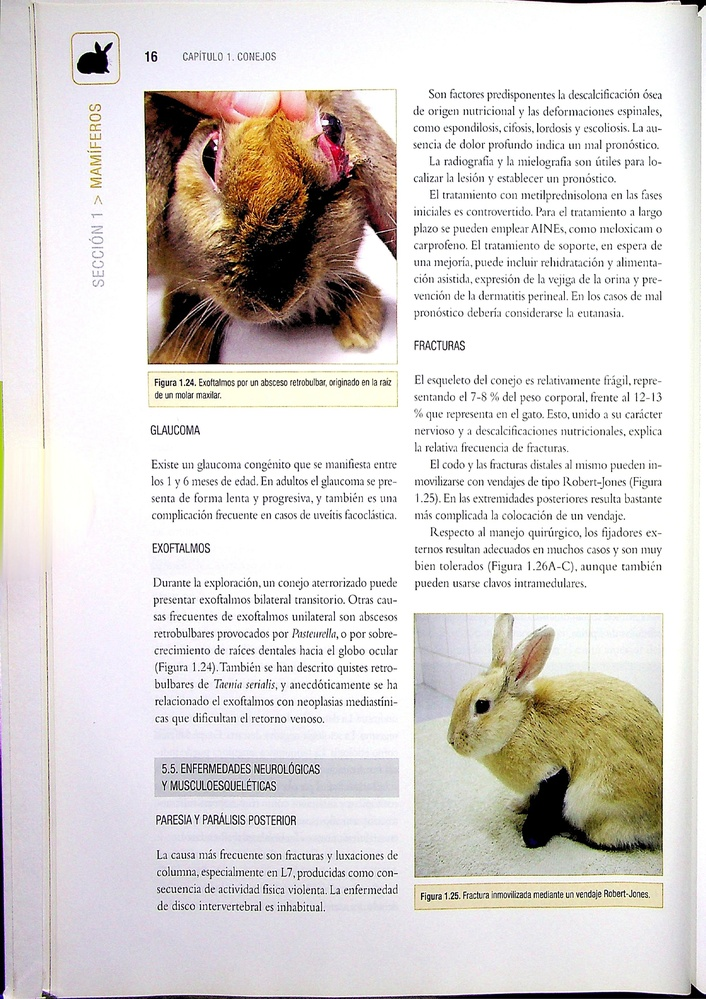
#> input picture Practicas/Datos/A001-1.jpg, 706 x 999 px, shrunk from 2480 x 3508 before the run, found by its file name
$ python 'Image Recognition.py'   (older library calls are emulated)
#> lines starting #> are read from the running program, lines starting #| are printed output that depends on the picture; after the words box and inside, x2 and y2 are one past the last pixel; in counts of white or black regions, pixels touching at a corner belong together; long printed decimals are rounded
import cv2

image = cv2.imread('D:\Proyectos\Python Pr\Practicas\Datos\A001-1.jpg')
#> image is the input picture: shape (999, 706, 3); mean B, G, R 209.1, 212.4, 217.6
gray = cv2.cvtColor(image, cv2.COLOR_RGB2GRAY)
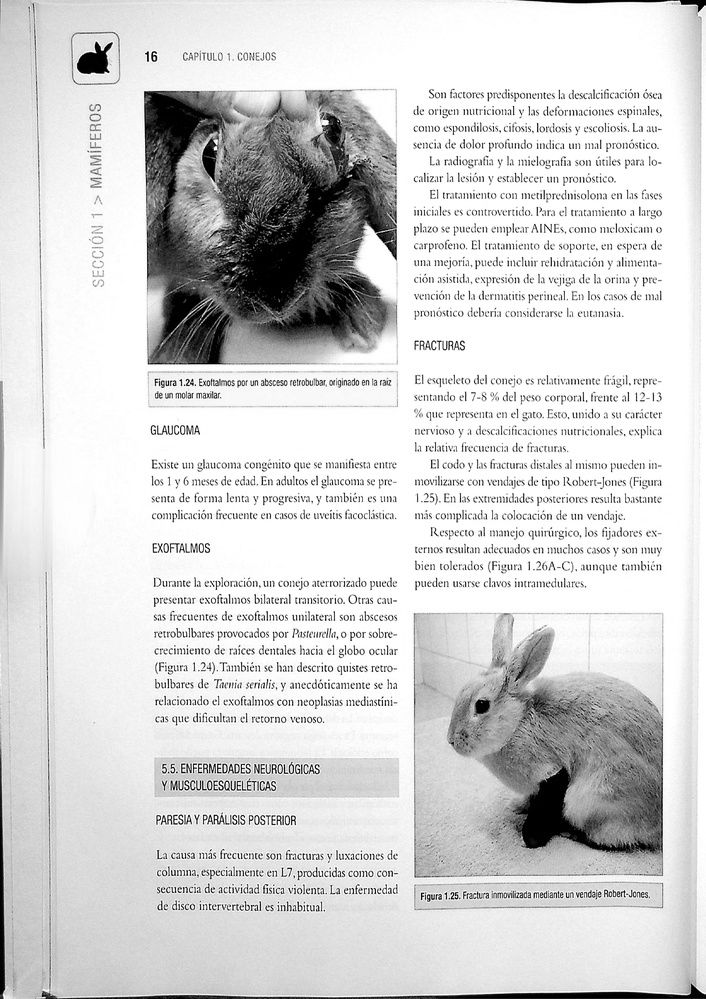
#> gray: shape (999, 706); min 0, max 255, mean 212
canny = cv2.Canny(gray, 10, 150)
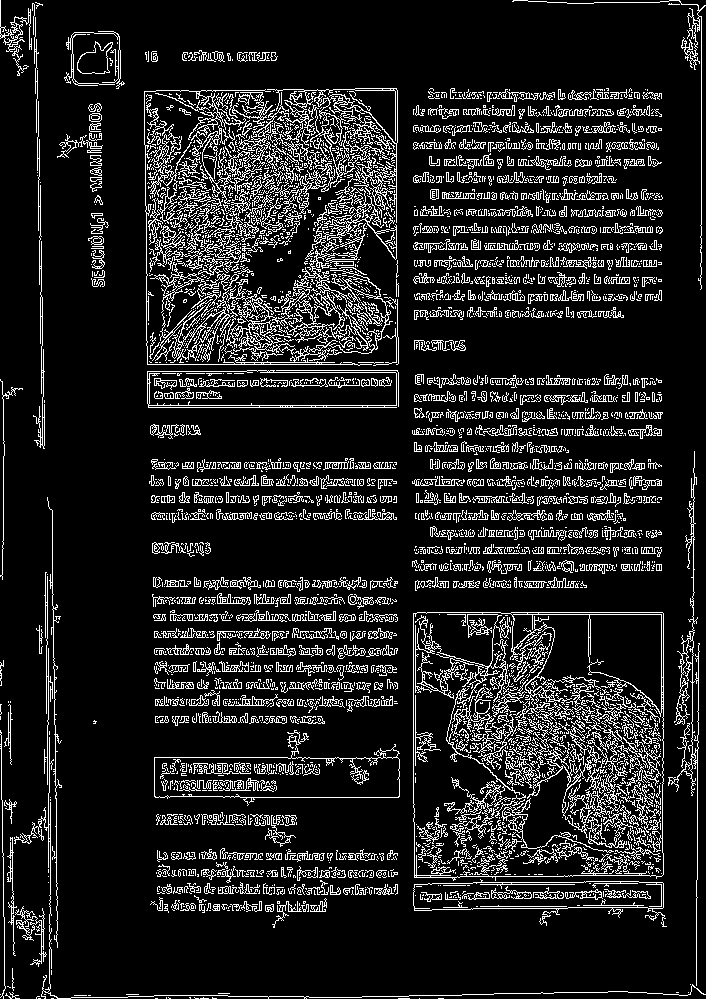
#> canny: shape (999, 706); 12.9% white in thin lines or dots
canny = cv2.dilate(canny, None, iterations=1)
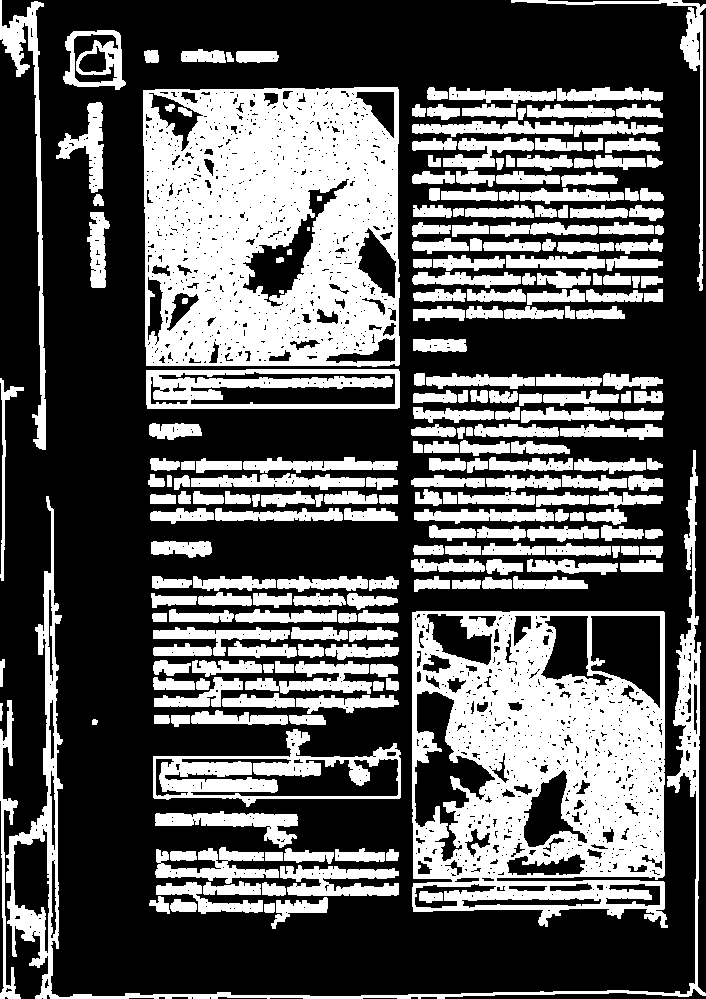
#> canny: shape (999, 706); 35.9% white; 241 white regions (2 under 20 px), largest, box (x1, y1, x2, y2) and area: (143, 87, 400, 367) 58005, (412, 611, 668, 928) 50429, (6, 450, 706, 999) 13212
canny = cv2.erode(canny, None, iterations=1)
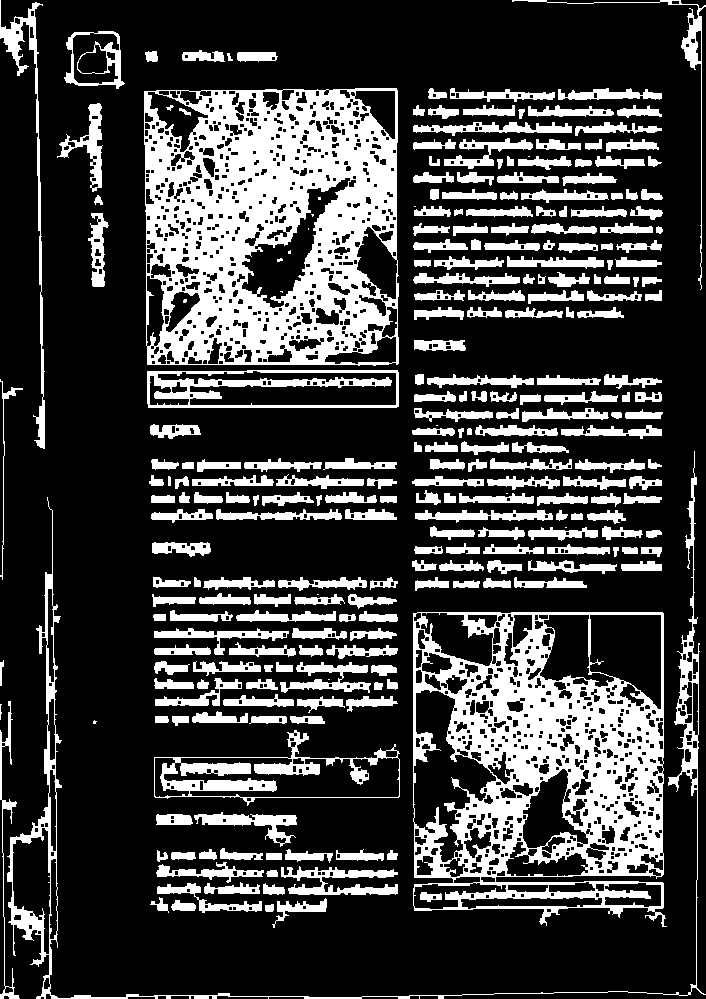
#> canny: shape (999, 706); 25.3% white; 268 white regions (16 under 20 px)
#_, th = cv2.threshold(gray, 10, 255, cv2.THRESH_BINARY)
#_,cnts,_ = cv2.findContours(canny, cv2.RETR_EXTERNAL, cv2.CHAIN_APPROX_SIMPLE)# OpenCV 3
cnts,_ = cv2.findContours(canny, cv2.RETR_EXTERNAL, cv2.CHAIN_APPROX_SIMPLE)# OpenCV 4
#> cnts = 258 contours, 11 with area under 20; largest, box (x1, y1, x2, y2) and area: (413, 612, 667, 927) 72798, (144, 88, 399, 366) 68958, (7, 451, 706, 999) 10540, (154, 730, 400, 806) 10095, (147, 370, 399, 408) 9181
#cv2.drawContours(image, cnts, -1, (0,255,0), 2)

for c in cnts:
	epsilon = 0.01*cv2.arcLength(c,True)
	approx = cv2.approxPolyDP(c,epsilon,True)
	#print(len(approx))
	x,y,w,h = cv2.boundingRect(approx)

	if len(approx)==3:
		cv2.putText(image,'Triangulo', (x,y-5),1,1,(0,255,0),1)

	if len(approx)==4:
		aspect_ratio = float(w)/h
		print('aspect_ratio= ', aspect_ratio)
		if aspect_ratio == 1:
			cv2.putText(image,'Cuadrado', (x,y-5),1,1,(0,255,0),1)
		else:
			cv2.putText(image,'Rectangulo', (x,y-5),1,1,(0,255,0),1)

	if len(approx)==5:
		cv2.putText(image,'Pentagono', (x,y-5),1,1,(0,255,0),1)

	if len(approx)==6:
		cv2.putText(image,'Hexagono', (x,y-5),1,1,(0,255,0),1)

	if len(approx)>10:
		cv2.putText(image,'Circulo', (x,y-5),1,1,(0,255,0),1)

	cv2.drawContours(image, [approx], 0, (0,255,0),2)
	cv2.imshow('image',image)
	cv2.waitKey(0)
#> this loop made 258 passes
#> (epsilon, approx, x, y, w, h, aspect_ratio) on pass 11: (0.42, [[266, 853], [266, 859], [281, 859], [281, 853]], 266, 853, 16, 7, 2.29)
#> (epsilon, x, y, w, h) on passes 1 to 6: (0.282, 265, 904, 9, 8), (0.636, 171, 900, 25, 11), (2.11, 272, 899, 55, 29), (0.676, 150, 897, 19, 16), (0.664, 263, 883, 22, 12), (3.03, 157, 883, 105, 30)
#| aspect_ratio=  2.286
#> (further printed lines are left out)
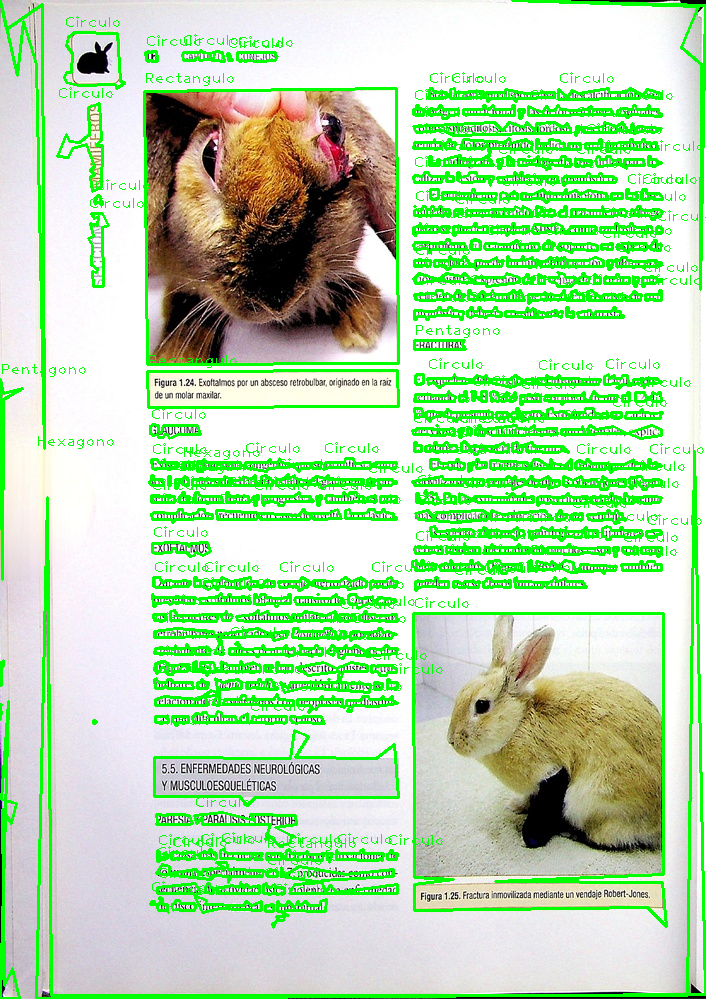
#> image: shape (999, 706, 3); 16.31% of pixels changed, all inside (x1, y1, x2, y2) = (0, 0, 706, 999)

$ run again, with Practicas/Datos/0001-2.jpg copied over Practicas/Datos/A001-1.jpg
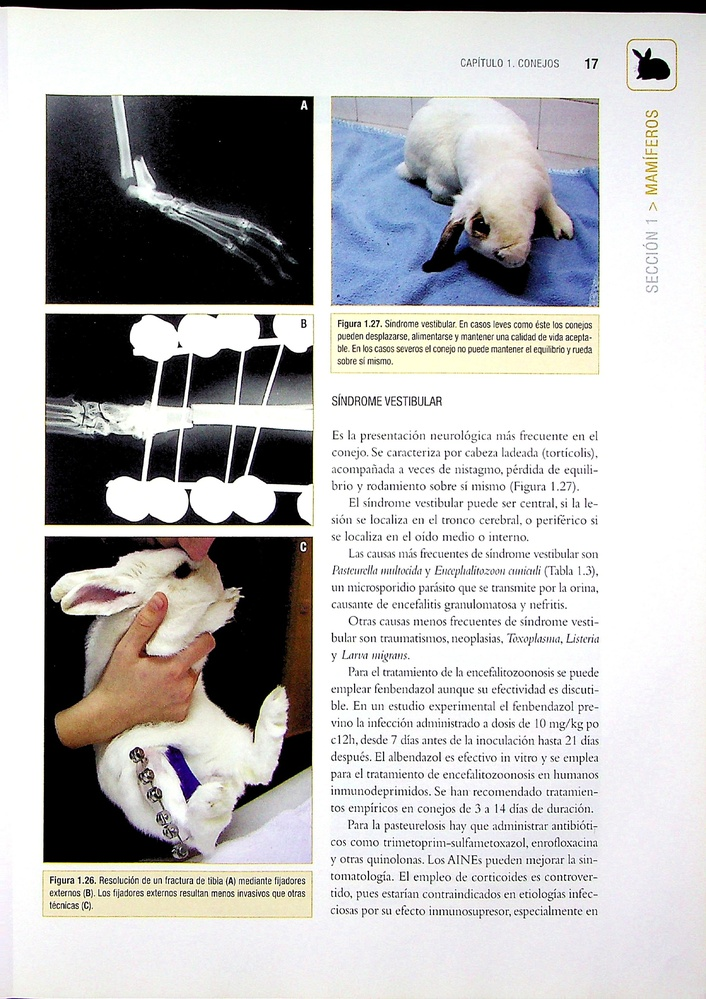
#> input picture Practicas/Datos/0001-2.jpg, 706 x 999 px, shrunk from 2480 x 3508 before the run, found by its file name
#> image is the input picture: shape (999, 706, 3); mean B, G, R 184, 183.8, 184.5
#> `canny = cv2.erode(canny, None, iterations=1)`:
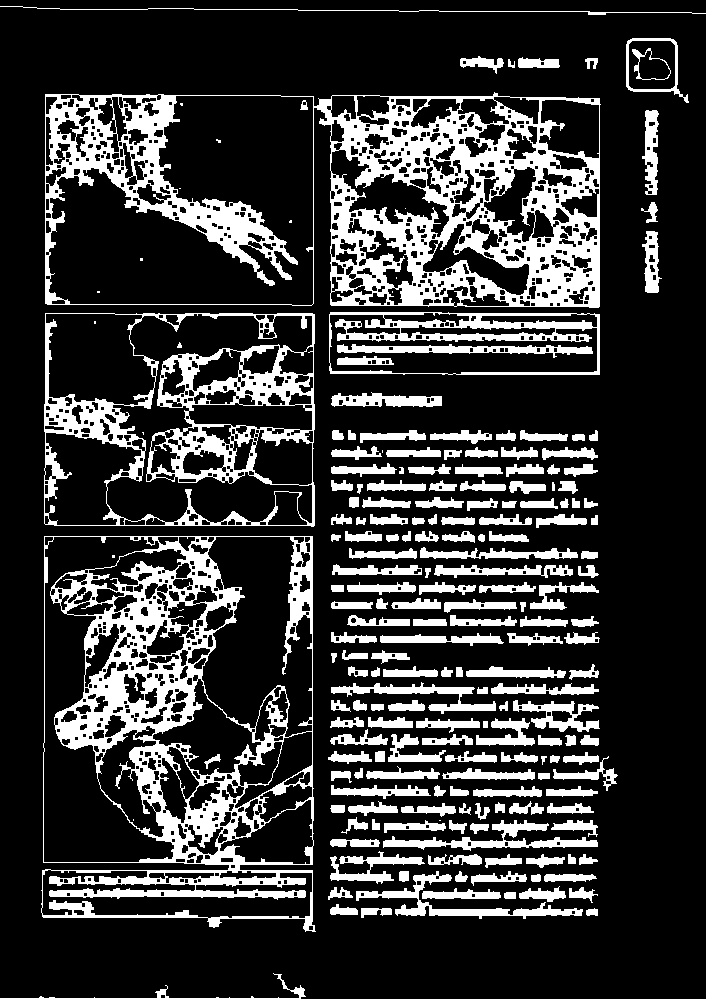
#> canny: shape (999, 706); 21.2% white; 205 white regions (19 under 20 px)
#> cnts = 182 contours, 5 with area under 20; largest, box (x1, y1, x2, y2) and area: (45, 92, 601, 308) 112480, (41, 536, 316, 932) 100814, (44, 313, 315, 527) 56860, (329, 312, 600, 375) 16444, (626, 38, 689, 103) 2690
#> the loop `for c in cnts:` made 182 passes
#> (epsilon, x, y, w, h, aspect_ratio) on pass 63: (0.2, 483, 721, 5, 7, 0.714)
#> (printed output is left out)
#> after the loop `for c in cnts:`:
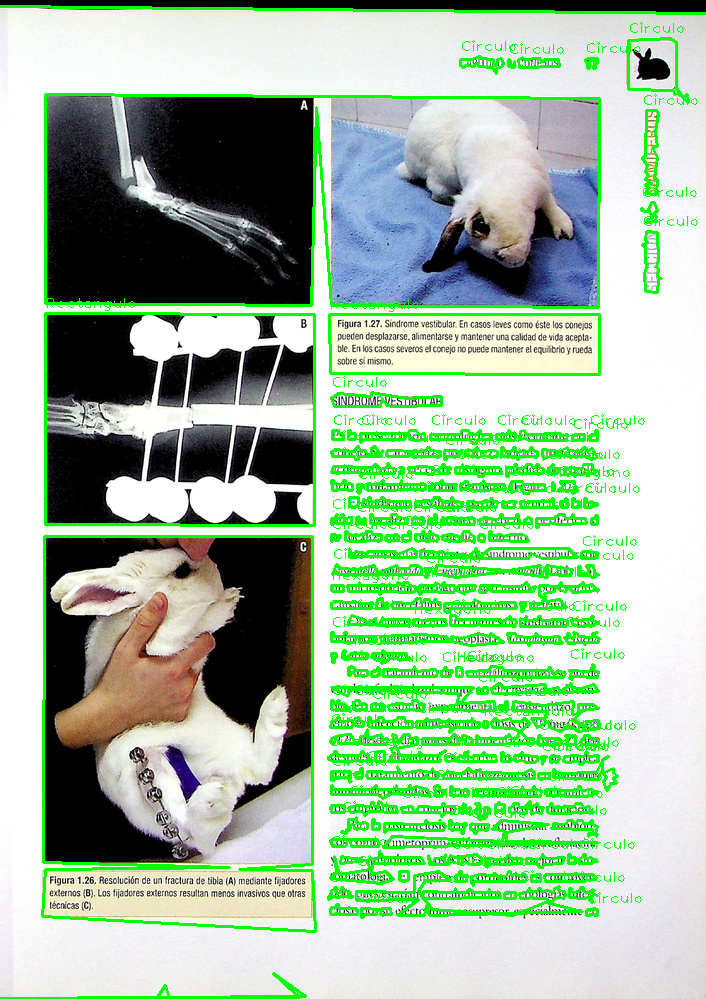
#> image: shape (999, 706, 3); 11.36% of pixels changed, all inside (x1, y1, x2, y2) = (0, 5, 706, 999)
